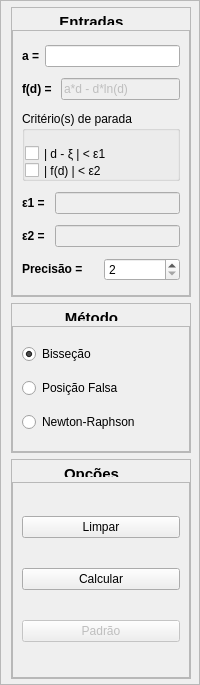
    <widget class="QFrame" name="opFrame">
     <property name="minimumSize">
      <size>
       <width>200</width>
       <height>500</height>
      </size>
     </property>
     <property name="maximumSize">
      <size>
       <width>200</width>
       <height>700</height>
      </size>
     </property>
     <property name="frameShape">
      <enum>QFrame::StyledPanel</enum>
     </property>
     <property name="frameShadow">
      <enum>QFrame::Raised</enum>
     </property>
     <layout class="QVBoxLayout" name="verticalLayout_6">
      <property name="leftMargin">
       <number>10</number>
      </property>
      <property name="topMargin">
       <number>6</number>
      </property>
      <property name="rightMargin">
       <number>10</number>
      </property>
      <property name="bottomMargin">
       <number>5</number>
      </property>
      <item>
       <widget class="QFrame" name="menuFrame1">
        <property name="minimumSize">
         <size>
          <width>180</width>
          <height>290</height>
         </size>
        </property>
        <property name="maximumSize">
         <size>
          <width>180</width>
          <height>290</height>
         </size>
        </property>
        <property name="frameShape">
         <enum>QFrame::StyledPanel</enum>
        </property>
        <property name="frameShadow">
         <enum>QFrame::Raised</enum>
        </property>
        <property name="class" stdset="0">
         <string>menuFrame1</string>
        </property>
        <layout class="QVBoxLayout" name="verticalLayout">
         <property name="spacing">
          <number>5</number>
         </property>
         <property name="leftMargin">
          <number>0</number>
         </property>
         <property name="topMargin">
          <number>5</number>
         </property>
         <property name="rightMargin">
          <number>0</number>
         </property>
         <property name="bottomMargin">
          <number>0</number>
         </property>
         <item>
          <widget class="QLabel" name="tituloMenu1">
           <property name="maximumSize">
            <size>
             <width>159</width>
             <height>12</height>
            </size>
           </property>
           <property name="text">
            <string>&lt;!DOCTYPE HTML PUBLIC &quot;-//W3C//DTD HTML 4.0//EN&quot; &quot;http://www.w3.org/TR/REC-html40/strict.dtd&quot;&gt;
&lt;html&gt;&lt;head&gt;&lt;meta name=&quot;qrichtext&quot; content=&quot;1&quot; /&gt;&lt;style type=&quot;text/css&quot;&gt;
p, li { white-space: pre-wrap; }
&lt;/style&gt;&lt;/head&gt;&lt;body style=&quot; font-family:'Ubuntu'; font-size:11pt; font-weight:600; font-style:normal;&quot;&gt;
&lt;p align=&quot;center&quot; style=&quot; margin-top:0px; margin-bottom:0px; margin-left:0px; margin-right:0px; -qt-block-indent:0; text-indent:0px;&quot;&gt;Entradas&lt;/p&gt;&lt;/body&gt;&lt;/html&gt;</string>
           </property>
           <property name="class" stdset="0">
            <string>tituloMenu</string>
           </property>
          </widget>
         </item>
         <item>
          <widget class="QFrame" name="menu1Ops">
           <property name="frameShape">
            <enum>QFrame::StyledPanel</enum>
           </property>
           <property name="frameShadow">
            <enum>QFrame::Raised</enum>
           </property>
           <property name="class" stdset="0">
            <string>menu1Ops</string>
           </property>
           <layout class="QVBoxLayout" name="verticalLayout_7">
            <item>
             <layout class="QHBoxLayout" name="horizontalLayout_3">
              <item>
               <widget class="QLabel" name="label">
                <property name="text">
                 <string>&lt;html&gt;&lt;head/&gt;&lt;body&gt;&lt;p&gt;&lt;span style=&quot; font-weight:600;&quot;&gt;a =&lt;/span&gt;&lt;/p&gt;&lt;/body&gt;&lt;/html&gt;</string>
                </property>
               </widget>
              </item>
              <item>
               <widget class="QLineEdit" name="lineEdit_a"/>
              </item>
             </layout>
            </item>
            <item>
             <layout class="QHBoxLayout" name="horizontalLayout_2">
              <item>
               <widget class="QLabel" name="label_func">
                <property name="text">
                 <string>&lt;html&gt;&lt;head/&gt;&lt;body&gt;&lt;p&gt;&lt;span style=&quot; font-weight:600;&quot;&gt;f(d) = &lt;/span&gt;&lt;/p&gt;&lt;/body&gt;&lt;/html&gt;</string>
                </property>
               </widget>
              </item>
              <item>
               <widget class="QLineEdit" name="lineEditConst">
                <property name="enabled">
                 <bool>false</bool>
                </property>
                <property name="text">
                 <string>a*d - d*ln(d)</string>
                </property>
               </widget>
              </item>
             </layout>
            </item>
            <item>
             <widget class="QGroupBox" name="groupBox">
              <property name="minimumSize">
               <size>
                <width>0</width>
                <height>70</height>
               </size>
              </property>
              <property name="maximumSize">
               <size>
                <width>16777215</width>
                <height>70</height>
               </size>
              </property>
              <property name="title">
               <string>Critério(s) de parada</string>
              </property>
              <layout class="QVBoxLayout" name="verticalLayout_5">
               <property name="spacing">
                <number>2</number>
               </property>
               <property name="leftMargin">
                <number>0</number>
               </property>
               <property name="topMargin">
                <number>15</number>
               </property>
               <property name="rightMargin">
                <number>15</number>
               </property>
               <property name="bottomMargin">
                <number>0</number>
               </property>
               <item>
                <widget class="QCheckBox" name="checkBox_e1">
                 <property name="text">
                  <string>| d - ξ | &lt; ε1</string>
                 </property>
                 <property name="checked">
                  <bool>false</bool>
                 </property>
                 <property name="class" stdset="0">
                  <string>checks</string>
                 </property>
                </widget>
               </item>
               <item>
                <widget class="QCheckBox" name="checkBox_e2">
                 <property name="text">
                  <string>| f(d) | &lt; ε2</string>
                 </property>
                </widget>
               </item>
              </layout>
             </widget>
            </item>
            <item>
             <layout class="QHBoxLayout" name="horizontalLayout_4">
              <item>
               <widget class="QLabel" name="label_2">
                <property name="text">
                 <string>&lt;html&gt;&lt;head/&gt;&lt;body&gt;&lt;p&gt;&lt;span style=&quot; font-weight:600;&quot;&gt;ε1 = &lt;/span&gt;&lt;/p&gt;&lt;/body&gt;&lt;/html&gt;</string>
                </property>
               </widget>
              </item>
              <item>
               <widget class="QLineEdit" name="lineEdit_e1">
                <property name="enabled">
                 <bool>false</bool>
                </property>
               </widget>
              </item>
             </layout>
            </item>
            <item>
             <layout class="QHBoxLayout" name="horizontalLayout_5">
              <item>
               <widget class="QLabel" name="label_3">
                <property name="text">
                 <string>&lt;html&gt;&lt;head/&gt;&lt;body&gt;&lt;p&gt;&lt;span style=&quot; font-weight:600;&quot;&gt;ε2 = &lt;/span&gt;&lt;/p&gt;&lt;/body&gt;&lt;/html&gt;</string>
                </property>
               </widget>
              </item>
              <item>
               <widget class="QLineEdit" name="lineEdit_e2">
                <property name="enabled">
                 <bool>false</bool>
                </property>
               </widget>
              </item>
             </layout>
            </item>
            <item>
             <layout class="QHBoxLayout" name="horizontalLayout_6">
              <item>
               <widget class="QLabel" name="label_4">
                <property name="text">
                 <string>&lt;html&gt;&lt;head/&gt;&lt;body&gt;&lt;p&gt;&lt;span style=&quot; font-weight:600;&quot;&gt;Precisão = &lt;/span&gt;&lt;/p&gt;&lt;/body&gt;&lt;/html&gt;</string>
                </property>
               </widget>
              </item>
              <item>
               <widget class="QSpinBox" name="spinBox_prec">
                <property name="minimum">
                 <number>2</number>
                </property>
                <property name="maximum">
                 <number>50</number>
                </property>
                <property name="value">
                 <number>2</number>
                </property>
               </widget>
              </item>
             </layout>
            </item>
           </layout>
          </widget>
         </item>
        </layout>
       </widget>
      </item>
      <item>
       <widget class="QFrame" name="menuFrame1_2">
        <property name="minimumSize">
         <size>
          <width>180</width>
          <height>150</height>
         </size>
        </property>
        <property name="maximumSize">
         <size>
          <width>180</width>
          <height>150</height>
         </size>
        </property>
        <property name="frameShape">
         <enum>QFrame::StyledPanel</enum>
        </property>
        <property name="frameShadow">
         <enum>QFrame::Raised</enum>
        </property>
        <property name="class" stdset="0">
         <string>menuFrame1</string>
        </property>
        <layout class="QVBoxLayout" name="verticalLayout_2">
         <property name="spacing">
          <number>5</number>
         </property>
         <property name="leftMargin">
          <number>0</number>
         </property>
         <property name="topMargin">
          <number>5</number>
         </property>
         <property name="rightMargin">
          <number>0</number>
         </property>
         <property name="bottomMargin">
          <number>0</number>
         </property>
         <item>
          <widget class="QLabel" name="tituloMenu1_2">
           <property name="maximumSize">
            <size>
             <width>159</width>
             <height>12</height>
            </size>
           </property>
           <property name="text">
            <string>&lt;!DOCTYPE HTML PUBLIC &quot;-//W3C//DTD HTML 4.0//EN&quot; &quot;http://www.w3.org/TR/REC-html40/strict.dtd&quot;&gt;
&lt;html&gt;&lt;head&gt;&lt;meta name=&quot;qrichtext&quot; content=&quot;1&quot; /&gt;&lt;style type=&quot;text/css&quot;&gt;
p, li { white-space: pre-wrap; }
&lt;/style&gt;&lt;/head&gt;&lt;body style=&quot; font-family:'Ubuntu'; font-size:11pt; font-weight:600; font-style:normal;&quot;&gt;
&lt;p align=&quot;center&quot; style=&quot; margin-top:0px; margin-bottom:0px; margin-left:0px; margin-right:0px; -qt-block-indent:0; text-indent:0px;&quot;&gt;Método&lt;/p&gt;&lt;/body&gt;&lt;/html&gt;</string>
           </property>
           <property name="class" stdset="0">
            <string>tituloMenu</string>
           </property>
          </widget>
         </item>
         <item>
          <widget class="QFrame" name="menu1Ops_2">
           <property name="frameShape">
            <enum>QFrame::StyledPanel</enum>
           </property>
           <property name="frameShadow">
            <enum>QFrame::Raised</enum>
           </property>
           <property name="class" stdset="0">
            <string>menu1Ops</string>
           </property>
           <layout class="QVBoxLayout" name="verticalLayout_4">
            <item>
             <widget class="QRadioButton" name="radioButton_bisec">
              <property name="text">
               <string>Bisseção</string>
              </property>
              <property name="checked">
               <bool>true</bool>
              </property>
             </widget>
            </item>
            <item>
             <widget class="QRadioButton" name="radioButton_posF">
              <property name="text">
               <string>Posição Falsa</string>
              </property>
             </widget>
            </item>
            <item>
             <widget class="QRadioButton" name="radioButton_newRap">
              <property name="text">
               <string>Newton-Raphson</string>
              </property>
             </widget>
            </item>
           </layout>
          </widget>
         </item>
        </layout>
       </widget>
      </item>
      <item>
       <widget class="QFrame" name="menuFrame1_3">
        <property name="minimumSize">
         <size>
          <width>180</width>
          <height>220</height>
         </size>
        </property>
        <property name="maximumSize">
         <size>
          <width>180</width>
          <height>220</height>
         </size>
        </property>
        <property name="frameShape">
         <enum>QFrame::StyledPanel</enum>
        </property>
        <property name="frameShadow">
         <enum>QFrame::Raised</enum>
        </property>
        <property name="class" stdset="0">
         <string>menuFrame1</string>
        </property>
        <layout class="QVBoxLayout" name="verticalLayout_3">
         <property name="spacing">
          <number>5</number>
         </property>
         <property name="leftMargin">
          <number>0</number>
         </property>
         <property name="topMargin">
          <number>5</number>
         </property>
         <property name="rightMargin">
          <number>0</number>
         </property>
         <property name="bottomMargin">
          <number>0</number>
         </property>
         <item>
          <widget class="QLabel" name="tituloMenu1_3">
           <property name="maximumSize">
            <size>
             <width>159</width>
             <height>12</height>
            </size>
           </property>
           <property name="text">
            <string>&lt;!DOCTYPE HTML PUBLIC &quot;-//W3C//DTD HTML 4.0//EN&quot; &quot;http://www.w3.org/TR/REC-html40/strict.dtd&quot;&gt;
&lt;html&gt;&lt;head&gt;&lt;meta name=&quot;qrichtext&quot; content=&quot;1&quot; /&gt;&lt;style type=&quot;text/css&quot;&gt;
p, li { white-space: pre-wrap; }
&lt;/style&gt;&lt;/head&gt;&lt;body style=&quot; font-family:'Ubuntu'; font-size:11pt; font-weight:600; font-style:normal;&quot;&gt;
&lt;p align=&quot;center&quot; style=&quot; margin-top:0px; margin-bottom:0px; margin-left:0px; margin-right:0px; -qt-block-indent:0; text-indent:0px;&quot;&gt;Opções&lt;/p&gt;&lt;/body&gt;&lt;/html&gt;</string>
           </property>
           <property name="class" stdset="0">
            <string>tituloMenu</string>
           </property>
          </widget>
         </item>
         <item>
          <widget class="QFrame" name="menu1Ops_3">
           <property name="frameShape">
            <enum>QFrame::StyledPanel</enum>
           </property>
           <property name="frameShadow">
            <enum>QFrame::Raised</enum>
           </property>
           <property name="class" stdset="0">
            <string>menu1Ops</string>
           </property>
           <layout class="QVBoxLayout" name="verticalLayout_8">
            <item>
             <widget class="QPushButton" name="pushButton_limpar">
              <property name="enabled">
               <bool>true</bool>
              </property>
              <property name="text">
               <string>Limpar</string>
              </property>
             </widget>
            </item>
            <item>
             <widget class="QPushButton" name="pushButton_calc">
              <property name="enabled">
               <bool>true</bool>
              </property>
              <property name="text">
               <string>Calcular</string>
              </property>
             </widget>
            </item>
            <item>
             <widget class="QPushButton" name="pushButton">
              <property name="enabled">
               <bool>false</bool>
              </property>
              <property name="text">
               <string>Padrão</string>
              </property>
             </widget>
            </item>
           </layout>
          </widget>
         </item>
        </layout>
       </widget>
      </item>
     </layout>
    </widget>
